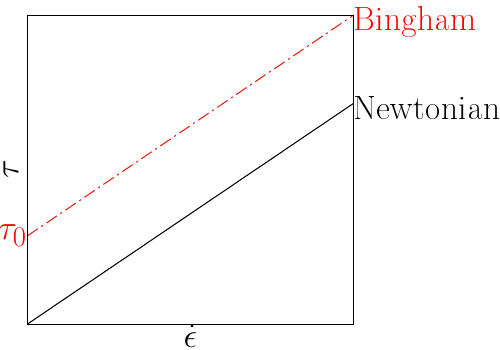

This figure's gnuplot source:
#Gnuplot script to plot a flow curve for a Newtonian fluid

set terminal epslatex standalone

set output 'flow_curves.tex'

unset key

unset xtics
unset ytics

set xlabel '\Huge $\dot{\epsilon}$'
set ylabel '\Huge $\tau$'

set xrange[0:1]

set rmargin 16

set label '\Huge{Newtonian}' at 1, 0.97
set label '\textcolor{red}{\Huge{Bingham}}' at 1, 1.37
set label '\textcolor{red}{\Huge{$\tau_{0}$}}' at -0.09, 0.4
plot x w l lc 0 lw 3, x + 0.4 w l lc 7 dt 4 lw 3